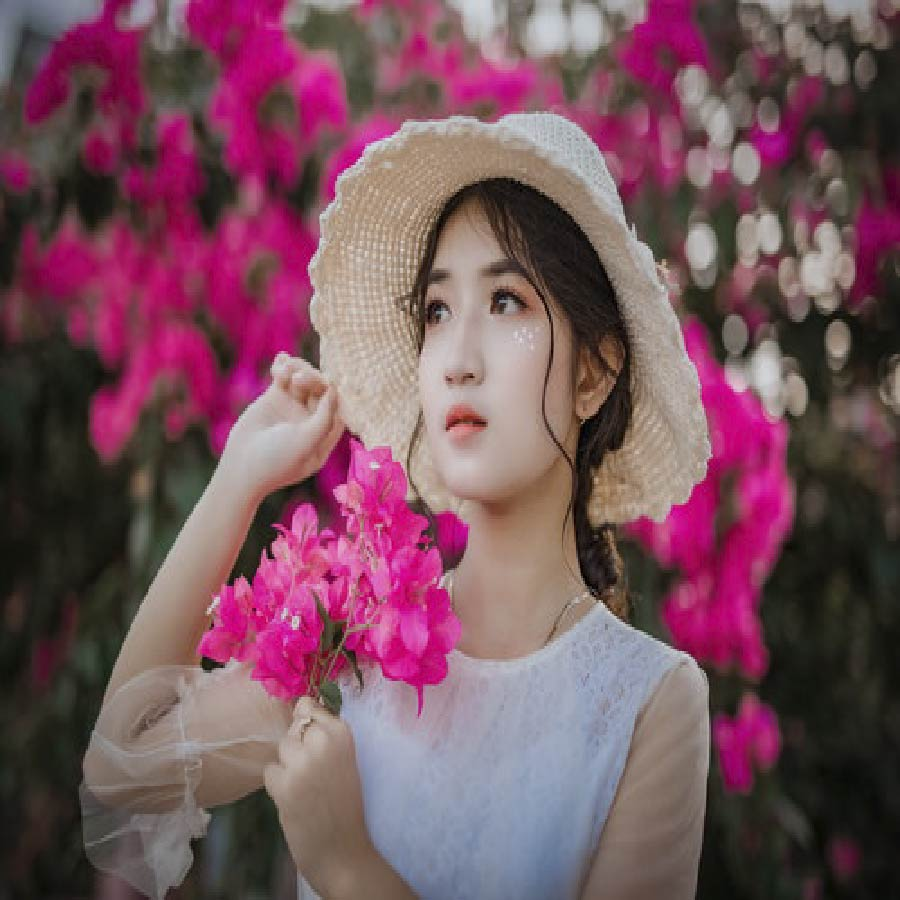
#> input picture Colorful Sketch Filter/Images/Photo.jpg, 900 x 900 px, found by its file name
$ jupyter execute 'Cartoon Ghost Filter.ipynb'
#> lines starting #> are read from the running program, lines starting #| are printed output that depends on the picture
[cell 1]
import numpy as np
import cv2
import os.path


#img_path = input("Enter the path here:")  #example -> C:\Users\xyz\OneDrive\Desktop\project\image.jpg
img_path = r"C:\Users\akrit\OneDrive\Desktop\tt\photo\photo.jpg"

[cell 2]
img = cv2.imread(img_path)
#> img is the input picture: shape (900, 900, 3); mean B, G, R 92.8, 81.3, 118.3

from matplotlib import pyplot as plt
plt.imshow(img)
plt.show()

[cell 3]
image = cv2.cvtColor(img, cv2.COLOR_BGR2RGB)

plt.figure(figsize= (7,7))
plt.imshow(image)
plt.show()

[cell 4]
img_small = cv2.pyrDown(image)
num_iter = 10
for _ in range(num_iter):
    img_small= cv2.bilateralFilter(img_small, d=9, sigmaColor=9, sigmaSpace=7)

img_rgb = cv2.pyrUp(img_small)

plt.imshow(img_rgb)
plt.show()

[cell 5]
img_gray = cv2.cvtColor(img_rgb, cv2.COLOR_RGB2GRAY)
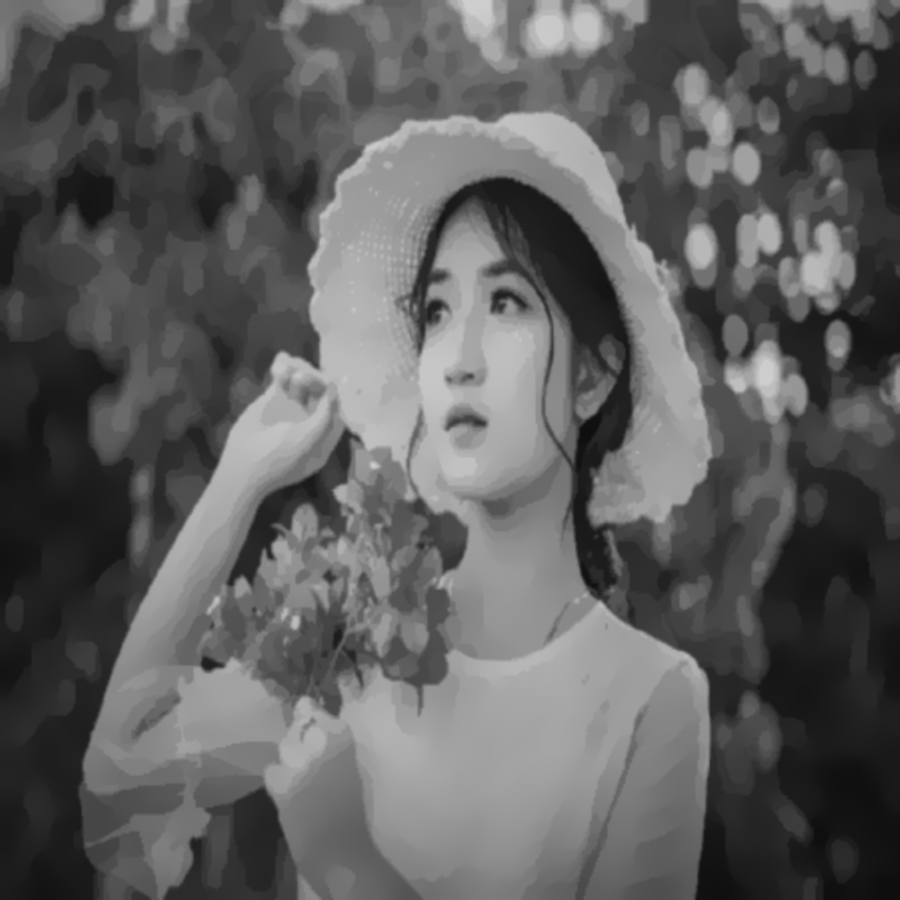
#> img_gray: shape (900, 900); min 14, max 206, mean 93.7
img_blur = cv2.medianBlur(img_gray, 7)
img_edge = cv2.adaptiveThreshold(img_blur, 255, cv2.ADAPTIVE_THRESH_GAUSSIAN_C, cv2.THRESH_BINARY, 7, 2)
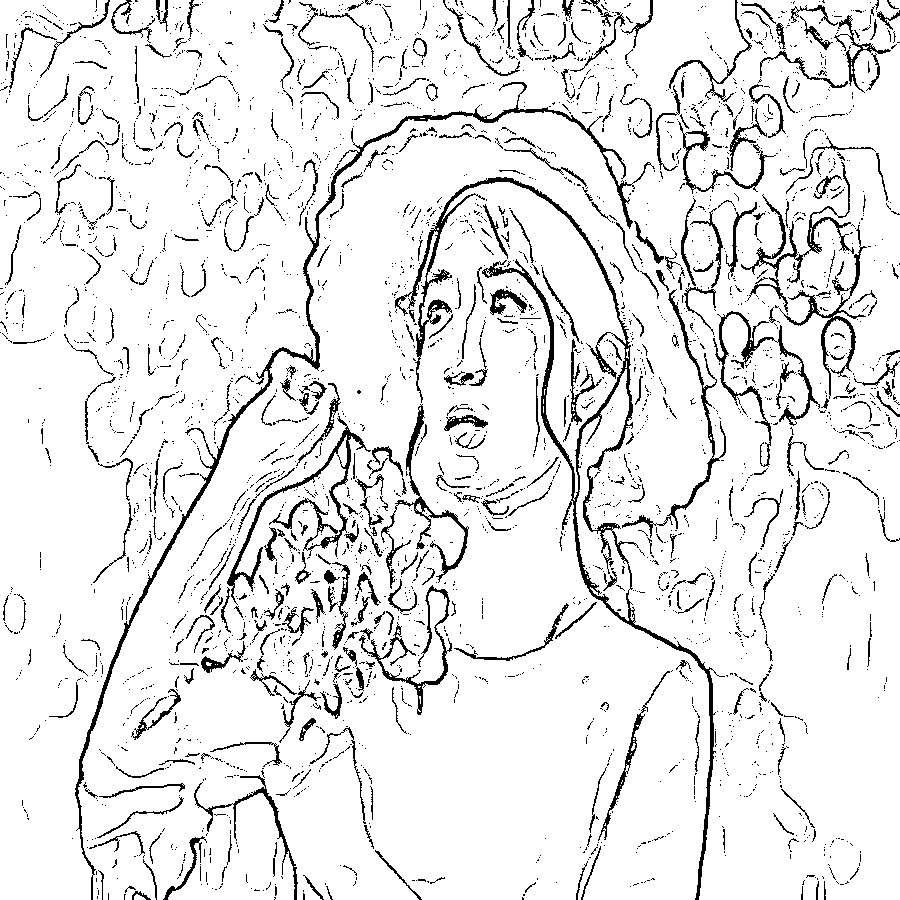
#> img_edge: shape (900, 900); 91.2% white; black in thin lines or dots

plt.imshow(img_edge)
plt.show()

[cell 6]
img_edge = cv2.cvtColor(img_edge, cv2.COLOR_GRAY2RGB)
#> img_edge: shape (900, 900, 3); 91.2% white; black in thin lines or dots
plt.imshow(img_edge)
plt.show()

[cell 7]
final_img = cv2.bitwise_xor(image, img_edge)
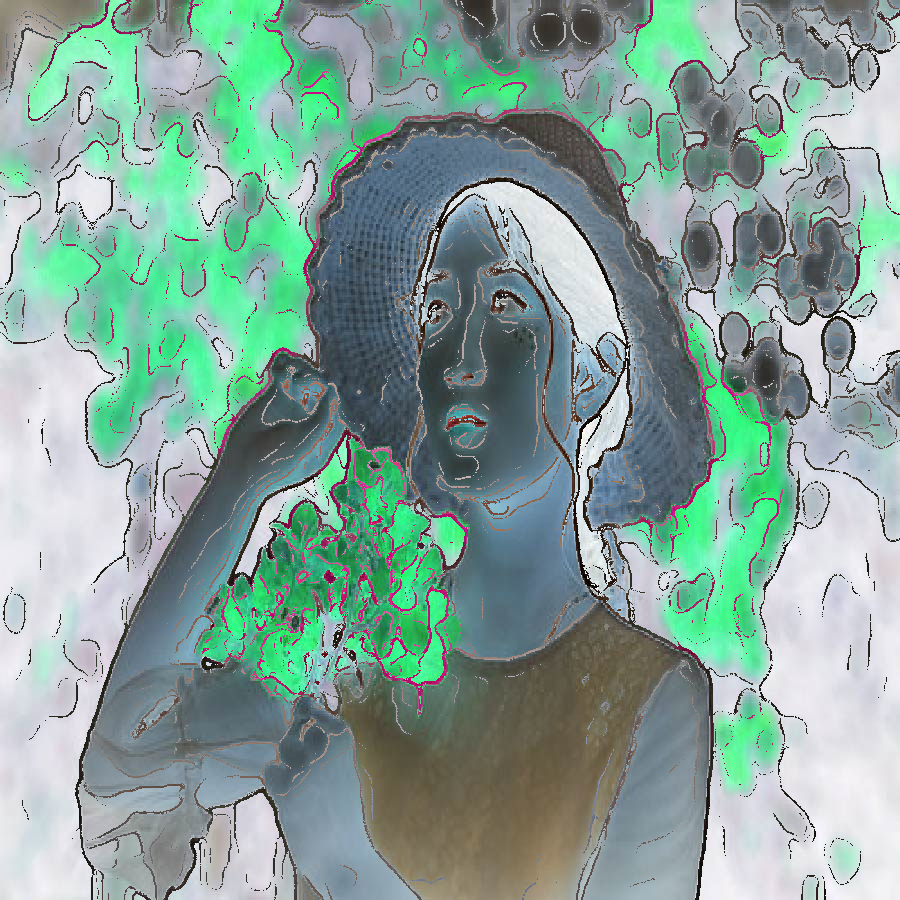
#> final_img: shape (900, 900, 3); mean R, G, B 133.7, 162.6, 153.5

# set up side-by-side image display
fig = plt.figure()
fig.set_figheight(15)
fig.set_figwidth(15)

# display the real image
fig.add_subplot(1,2,1)
plt.imshow(image, cmap='gray')
plt.title("Original Image")

# display the new image
fig.add_subplot(1,2,2)
plt.imshow(final_img, cmap='gray')
plt.title("Glitter Cartoon Filtered Image")


plt.show()
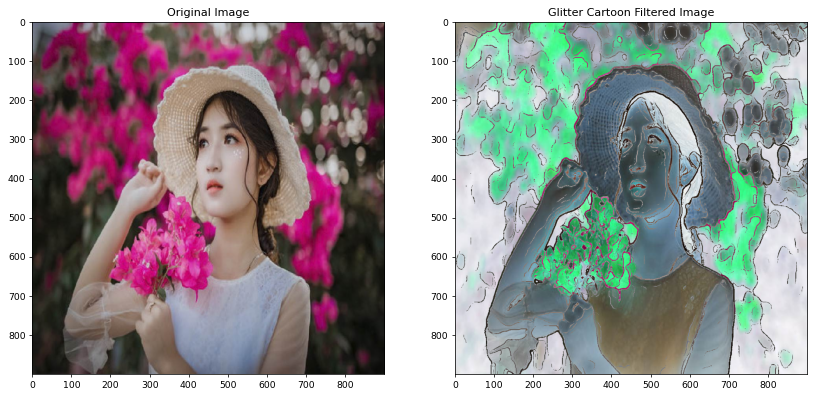
#> figure drawn by matplotlib, 2 panels

$ run again, with Big eyebrows and Red Glasses Filter/Images/Image.jpg copied over Colorful Sketch Filter/Images/Photo.jpg
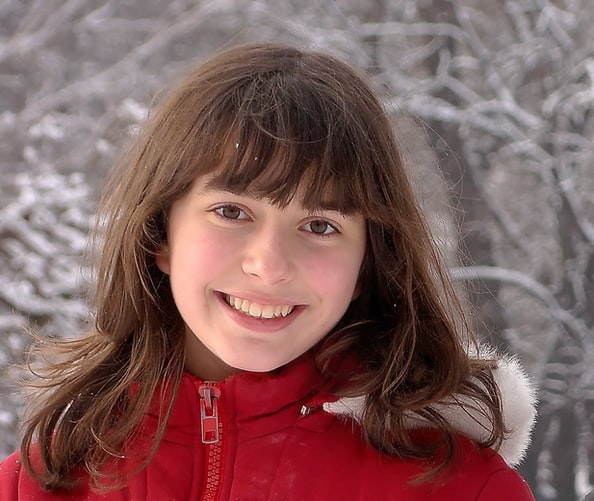
#> input picture Big eyebrows and Red Glasses Filter/Images/Image.jpg, 594 x 501 px, found by its file name
#> img is the input picture: shape (501, 594, 3); mean B, G, R 93.5, 94.8, 129.2
#> `img_gray = cv2.cvtColor(img_rgb, cv2.COLOR_RGB2GRAY)`:
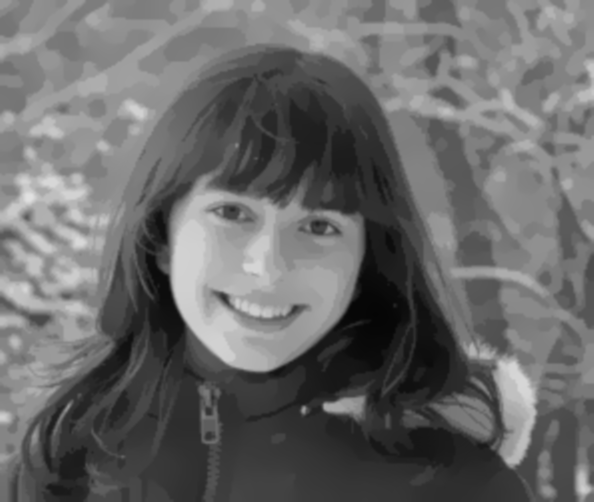
#> img_gray: shape (502, 594); min 5, max 225, mean 104.9
#> `img_edge = cv2.adaptiveThreshold(img_blur, 255, cv2.ADAPTIVE_THRESH_GA..`:
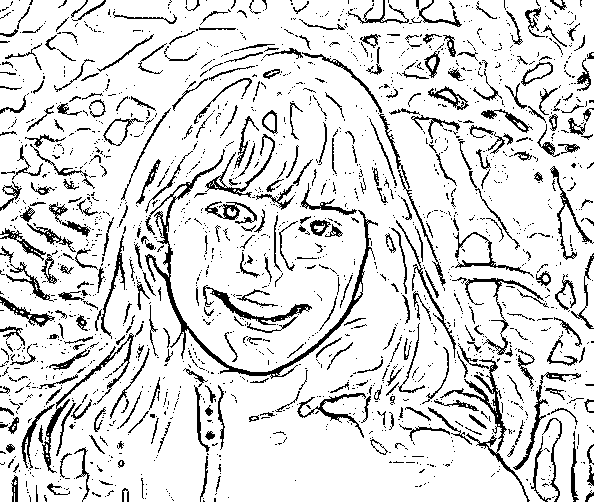
#> img_edge: shape (502, 594); 86.6% white; black in thin lines or dots
